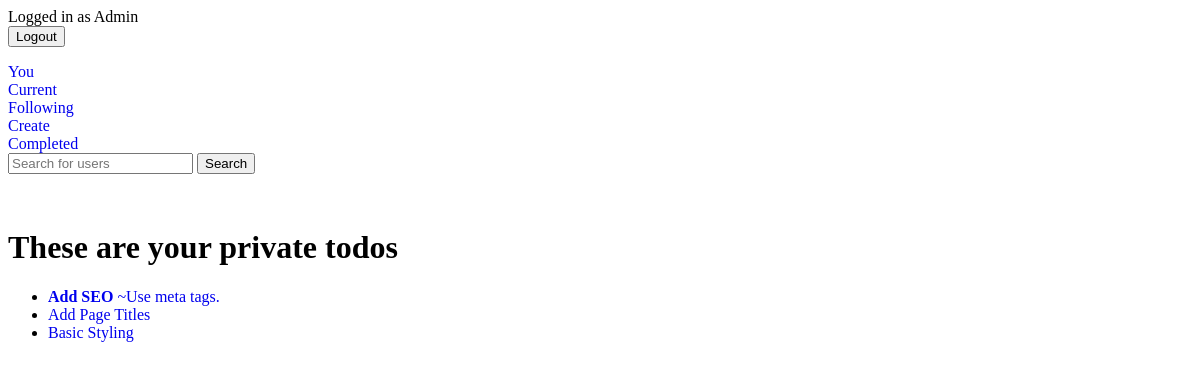
The page /todos/current/ (signed in) on the database as committed earlier.
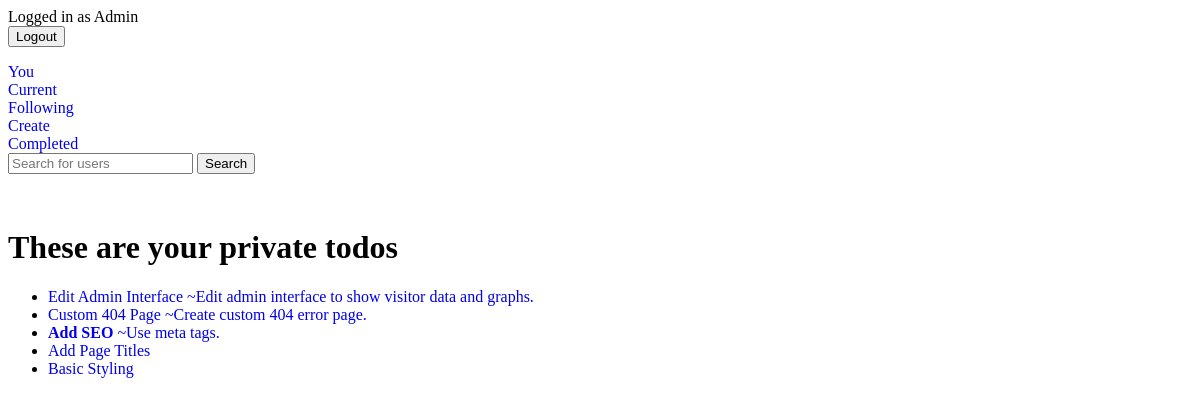
The same page on the database as committed later.
### crispApp/models.py (models this page shows, shortened)
class Todo(models.Model):
    title = models.CharField(max_length=100)
    memo = models.TextField(blank=True)
    visibility_choices = [
        ('Private', 'Private - Only you can view'),
        ('Exclusive', 'Exclusive - Sent to your followers'),
        ('Public', 'Public - Displayed on your profile'),
    ]
    visibility = models.CharField(max_length=9, choices=visibility_choices, default='Private')
    created = models.DateTimeField(auto_now_add=True)
    important = models.BooleanField(default=False)
    author = models.ForeignKey(UserProfile, on_delete=models.CASCADE, related_name='author')
    submitters = models.ManyToManyField(UserProfile, through='Submission')

### crispApp/views.py (the view)
# urls.py: path('todos/current/', views.currenttodos, name="currenttodos"),
@login_required #Profile needed
def currenttodos(request):
    try:
        profile = UserProfile.objects.get(user=request.user)
    except ObjectDoesNotExist:
        return redirect ('userProfile:createprofile')
    todos = Todo.objects.filter(author=profile, submitters=None, visibility='Private').order_by('-created').exclude(visibility='Public')
    return render (request, 'todoApp/currenttodos.html', {'todos':todos,})

### crispApp/templates/todoApp/currenttodos.html (shortened to what this page needs)
{% extends 'todoApp/base.html' %}
{% block content %}
{% if todos %}
<h1>These are your private todos</h1>
<ul>
     {% for todo in todos %}
     <li>
               <a href="{% url 'viewtodo' todo.id %}">
               {% if todo.important %}
               <b>
               {% endif %}
               {{ todo.title }}
               </b>
               {% if todo.memo %}
               ~{{todo.memo}}
               {% endif %}
          </a>
     </li>
     {% endfor %}
</ul>
{% else %}
<h3>You haven't created private todos. Create one to list it here.</h3>
{% endif %}
{% endblock %}

### crispApp/templates/todoApp/base.html (shortened to what this page needs)
{% if user.is_authenticated %}
Logged in as {{ user.first_name }}
<form method="POST" action="{% url 'logoutuser' %}">
<button type="SUBMIT">Logout</button>
</form>
<a href="{% url 'userProfile:viewself' %}">You</a><br>
<a href="{% url 'currenttodos' %}">Current</a><br>
<a href="{% url 'publictodos' 'following' %}">Following</a><br>
<a href="{% url 'createtodos' %}">Create</a><br>
<a href="{% url 'completedtodos' %}">Completed</a><br>
<form method="GET" action="{% url 'userProfile:searchprofile' %}">
     <input type="search" placeholder="Search for users" name="userinput">
     <button type="submit">Search</button>
</form>
{% else %}
<a href="{% url 'connect' %}">Join</a>
<br>
{% endif %}
{% block content %}{% endblock %}

### crispApp/templates/todoApp/base.html (style rules this page uses)
a { text-decoration: none; }

Rows that differ between the two databases and show on the page:
added Todo: title "Edit Admin Interface", memo "Edit admin interface to show visitor data and graphs."
added Todo: title "Custom 404 Page", memo "Create custom 404 error page."
